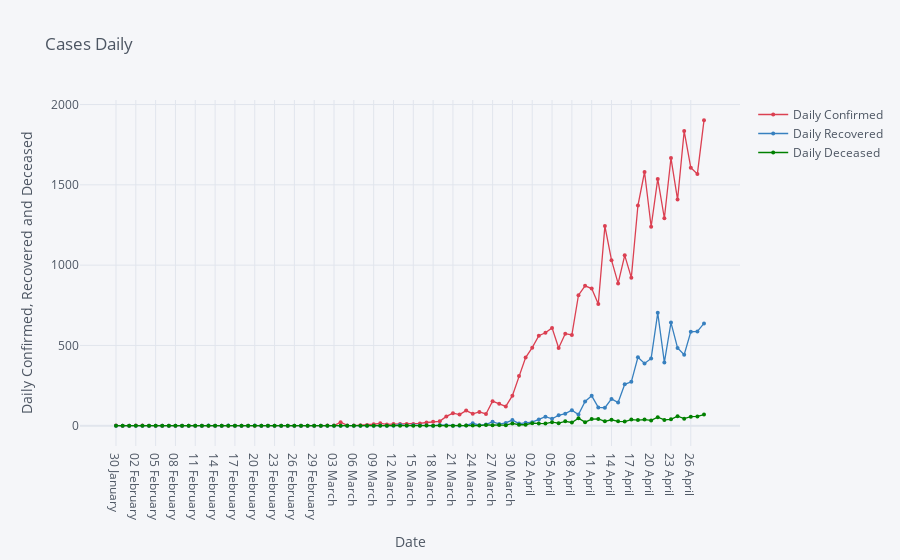

Notebook source saved alongside this figure:
### Markdown cell above
# Daily confirmed, recovered and deceased.

### Code cell
df6.iplot(kind= 'scatter', x= 'Date', y=['Daily Confirmed', 'Daily Recovered', 'Daily Deceased'], mode= 'markers+lines', title= 'Cases Daily', xTitle= 'Date', yTitle= 'Daily Confirmed, Recovered and Deceased', color= ['red', 'blue', 'green'], size= 4)

### Figure 1 — Plotly figure (JSON) as saved in the notebook; plotly's stock layout.template omitted (floating-point values rounded to 4 significant figures)
{"data": [{"line": {"color": "rgba(219, 64, 82, 1.0)", "dash": "solid", "shape": "linear", "width": 1.3}, "marker": {"size": 4, "symbol": "circle"}, "mode": "markers+lines", "name": "Daily Confirmed", "text": "", "type": "scatter", "x": ["30 January ", "31 January ", "01 February ", "02 February ", "03 February ", "04 February ", "05 February ", "06 February ", "07 February ", "08 February ", "09 February ", "10 February ", "11 February ", "12 February ", "13 February ", "14 February ", "15 February ", "16 February ", "17 February ", "18 February ", "19 February ", "20 February ", "21 February ", "22 February ", "23 February ", "24 February ", "25 February ", "26 February ", "27 February ", "28 February ", "29 February ", "01 March ", "02 March ", "03 March ", "04 March ", "05 March ", "06 March ", "07 March ", "08 March ", "09 March ", "10 March ", "11 March ", "12 March ", "13 March ", "14 March ", "15 March ", "16 March ", "17 March ", "18 March ", "19 March ", "20 March ", "21 March ", "22 March ", "23 March ", "24 March ", "25 March ", "26 March ", "27 March ", "28 March ", "29 March ", "30 March ", "31 March ", "01 April ", "02 April ", "03 April ", "04 April ", "05 April ", "06 April ", "07 April ", "08 April ", "09 April ", "10 April ", "11 April ", "12 April ", "13 April ", "14 April ", "15 April ", "16 April ", "17 April ", "18 April ", "19 April ", "20 April ", "21 April ", "22 April ", "23 April ", "24 April ", "25 April ", "26 April ", "27 April ", "28 April "], "y": [1, 0, 0, 1, 1, 0, 0, 0, 0, 0, 0, 0, 0, 0, 0, 0, 0, 0, 0, 0, 0, 0, 0, 0, 0, 0, 0, 0, 0, 0, 0, 0, 2, 1, 22, 2, 1, 3, 5, 9, 15, 8, 10, 10, 11, 10, 14, 20, 25, 27, 58, 78, 69, 94, 74, 86, 73, 153, 136, 120, 187, 309, 424, 486, 560, 579, 609, 484, 573, 565, 813, 871, 854, 758, 1243, 1031, 886, 1061, 922, 1371, 1580, 1239, 1537, 1292, 1667, 1408, 1835, 1607, 1568, 1902]}, {"line": {"color": "rgba(55, 128, 191, 1.0)", "dash": "solid", "shape": "linear", "width": 1.3}, "marker": {"size": 4, "symbol": "circle"}, "mode": "markers+lines", "name": "Daily Recovered", "text": "", "type": "scatter", "x": ["30 January ", "31 January ", "01 February ", "02 February ", "03 February ", "04 February ", "05 February ", "06 February ", "07 February ", "08 February ", "09 February ", "10 February ", "11 February ", "12 February ", "13 February ", "14 February ", "15 February ", "16 February ", "17 February ", "18 February ", "19 February ", "20 February ", "21 February ", "22 February ", "23 February ", "24 February ", "25 February ", "26 February ", "27 February ", "28 February ", "29 February ", "01 March ", "02 March ", "03 March ", "04 March ", "05 March ", "06 March ", "07 March ", "08 March ", "09 March ", "10 March ", "11 March ", "12 March ", "13 March ", "14 March ", "15 March ", "16 March ", "17 March ", "18 March ", "19 March ", "20 March ", "21 March ", "22 March ", "23 March ", "24 March ", "25 March ", "26 March ", "27 March ", "28 March ", "29 March ", "30 March ", "31 March ", "01 April ", "02 April ", "03 April ", "04 April ", "05 April ", "06 April ", "07 April ", "08 April ", "09 April ", "10 April ", "11 April ", "12 April ", "13 April ", "14 April ", "15 April ", "16 April ", "17 April ", "18 April ", "19 April ", "20 April ", "21 April ", "22 April ", "23 April ", "24 April ", "25 April ", "26 April ", "27 April ", "28 April "], "y": [0, 0, 0, 0, 0, 0, 0, 0, 0, 0, 0, 0, 0, 0, 1, 0, 0, 1, 0, 0, 0, 1, 0, 0, 0, 0, 0, 0, 0, 0, 0, 0, 0, 0, 0, 0, 0, 0, 0, 0, 1, 0, 0, 6, 0, 3, 1, 1, 0, 5, 3, 0, 0, 2, 15, 3, 7, 25, 10, 17, 35, 13, 19, 22, 39, 56, 43, 65, 75, 96, 70, 151, 186, 114, 112, 167, 144, 258, 273, 426, 388, 419, 703, 394, 642, 484, 442, 585, 587, 637]}, {"line": {"color": "rgba(0, 128, 0, 1.0)", "dash": "solid", "shape": "linear", "width": 1.3}, "marker": {"size": 4, "symbol": "circle"}, "mode": "markers+lines", "name": "Daily Deceased", "text": "", "type": "scatter", "x": ["30 January ", "31 January ", "01 February ", "02 February ", "03 February ", "04 February ", "05 February ", "06 February ", "07 February ", "08 February ", "09 February ", "10 February ", "11 February ", "12 February ", "13 February ", "14 February ", "15 February ", "16 February ", "17 February ", "18 February ", "19 February ", "20 February ", "21 February ", "22 February ", "23 February ", "24 February ", "25 February ", "26 February ", "27 February ", "28 February ", "29 February ", "01 March ", "02 March ", "03 March ", "04 March ", "05 March ", "06 March ", "07 March ", "08 March ", "09 March ", "10 March ", "11 March ", "12 March ", "13 March ", "14 March ", "15 March ", "16 March ", "17 March ", "18 March ", "19 March ", "20 March ", "21 March ", "22 March ", "23 March ", "24 March ", "25 March ", "26 March ", "27 March ", "28 March ", "29 March ", "30 March ", "31 March ", "01 April ", "02 April ", "03 April ", "04 April ", "05 April ", "06 April ", "07 April ", "08 April ", "09 April ", "10 April ", "11 April ", "12 April ", "13 April ", "14 April ", "15 April ", "16 April ", "17 April ", "18 April ", "19 April ", "20 April ", "21 April ", "22 April ", "23 April ", "24 April ", "25 April ", "26 April ", "27 April ", "28 April "], "y": [0, 0, 0, 0, 0, 0, 0, 0, 0, 0, 0, 0, 0, 0, 0, 0, 0, 0, 0, 0, 0, 0, 0, 0, 0, 0, 0, 0, 0, 0, 0, 0, 0, 0, 0, 0, 0, 0, 0, 0, 0, 0, 1, 0, 1, 0, 0, 1, 0, 1, 0, 0, 3, 2, 1, 1, 5, 3, 5, 3, 14, 6, 6, 16, 14, 13, 22, 16, 27, 20, 46, 22, 41, 42, 27, 37, 27, 26, 38, 35, 38, 33, 53, 36, 40, 59, 44, 56, 58, 69]}], "layout": {"legend": {"bgcolor": "#F5F6F9", "font": {"color": "#4D5663"}}, "paper_bgcolor": "#F5F6F9", "plot_bgcolor": "#F5F6F9", "title": {"font": {"color": "#4D5663"}, "text": "Cases Daily"}, "xaxis": {"gridcolor": "#E1E5ED", "showgrid": true, "tickfont": {"color": "#4D5663"}, "title": {"font": {"color": "#4D5663"}, "text": "Date"}, "zerolinecolor": "#E1E5ED"}, "yaxis": {"gridcolor": "#E1E5ED", "showgrid": true, "tickfont": {"color": "#4D5663"}, "title": {"font": {"color": "#4D5663"}, "text": "Daily Confirmed, Recovered and Deceased"}, "zerolinecolor": "#E1E5ED"}}}
